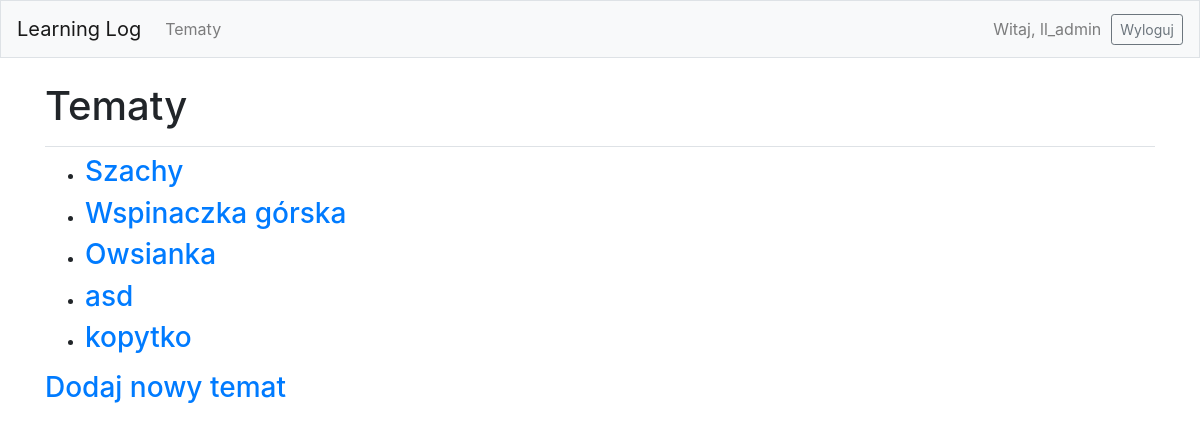
The app's page /topics/ (signed in) with its own data.
### learning_logs/models.py (models this page shows)
class Topic(models.Model):
    text = models.CharField(max_length=200)
    date_added = models.DateTimeField(auto_now_add=True)
    owner = models.ForeignKey(User, on_delete=models.CASCADE)
    def __str__(self):
        return self.text

### learning_logs/views.py (the view)
# urls.py: path('topics/', views.topics, name='topics'),
@login_required
def topics(request):
    topics = Topic.objects.filter(owner=request.user).order_by('date_added')
    context = {'topics': topics}
    return render(request, 'learning_logs/topics.html', context)

### learning_logs/templates/learning_logs/topics.html
{% extends 'learning_logs/base.html' %}
{% block page_header %}
<h1>Tematy</h1>
{% endblock page_header %}
{% block content %}
<ul>
    {% for topic in topics %}
    <li><h3>
        <a href="{% url 'learning_logs:topic' topic.id %}">{{ topic }}</a>
    </h3></li>
    {% empty %}
    <li><h3>Nie został jeszcze dodany żaden temat.</h3></li>
    {% endfor %}
</ul>
<h3><a href="{% url 'learning_logs:new_topic' %}">Dodaj nowy temat</a></h3>
{% endblock content %}

### learning_logs/templates/learning_logs/base.html (shortened to what this page needs)
{% load bootstrap4 %}
<!doctype html>
<html lang="pl">
<head>
    {% bootstrap_css %}
</head>
<body>
<nav class="navbar navbar-expand-md navbar-light bg-light mb-4 border">
    <a class="navbar-brand" href="{% url 'learning_logs:index' %}">
        Learning Log</a>
    <div class="collapse navbar-collapse" id="navbarCollapse">
        <ul class="navbar-nav mr-auto">
            <li class="nav-item">
                <a class="nav-link" href="{% url 'learning_logs:topics' %}">
                    Tematy</a></li>
        </ul>
        <ul class="navbar-nav ml-auto">
            {% if user.is_authenticated %}
            <li class="nav-item">
                <span class="navbar-text">Witaj, {{ user.username }} </span>
            </li>
            {% endif %}
        </ul>
        {% if user.is_authenticated %}
        <form action="{% url 'users:logout' %}" method='post'>
            <button name='submit' class='btn btn-outline-secondary btn-sm'>
                Wyloguj
            </button>
        </form>
        {% endif %}
    </div>
</nav>
<main role="main" class="container">
    <div class="pb-2 mb-2 border-bottom">
        {% block page_header %}{% endblock page_header %}
    </div>
    <div>
        {% block content %}{% endblock content %}
    </div>
</main>
</body>

### records on screen
Topic: text "Szachy"
Topic: text "Wspinaczka górska"
Topic: text "Owsianka"
Topic: text "asd"
Topic: text "kopytko"

### other values on screen
{{ user.username }} "ll_admin"
